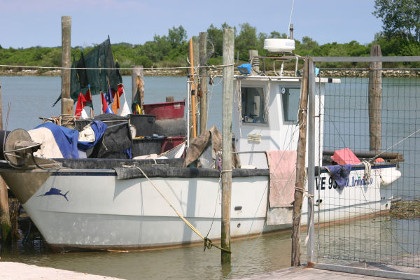
#> input picture integration/boat-small.jpg, 420 x 280 px
$ python numpy-conversion.py
#> lines starting #> are read from the running program, lines starting #| are printed output that depends on the picture; after the words box and inside, x2 and y2 are one past the last pixel; in counts of white or black regions, pixels touching at a corner belong together
# Author:  Martin McBride
# Created: 2021-08-16
# Copyright (C) 2021, Martin McBride
# License: MIT

# Exchange data with numpy

from PIL import Image
import numpy as np

image = Image.open('boat-small.jpg')
#> image is the input picture: PIL image 420x280 RGB; mean R, G, B 143.2, 144.1, 140.7

image_array = np.array(image)
print('shape', image_array.shape)
#| shape (280, 420, 3)

image_array = 255 - image_array
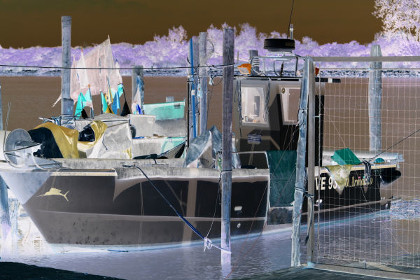
#> image_array: shape (280, 420, 3); mean R, G, B 111.8, 110.9, 114.3
image_array[100:200, 150:350] = np.array([255, 128, 0])
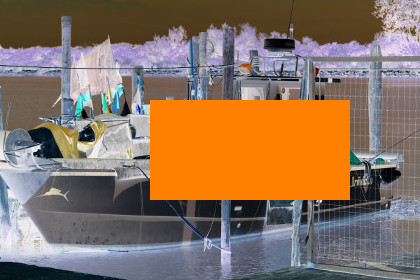
#> image_array: shape (280, 420, 3); 17.01% of pixels changed, all inside (x1, y1, x2, y2) = (150, 100, 350, 200)

out_image = Image.fromarray(image_array)
out_image.save('numpy-image.jpg')
